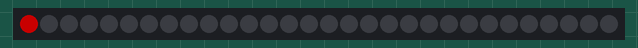
This sketch was run on a simulated Arduino Uno, built with avr-gcc and run on an emulated ATmega328P. On the bench: 30 RGB LEDs in strip order, left to right. Dim RGB values are drawn brighter than linear.

Above: at 0.05 s.
At 1.06 s:
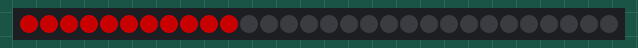
At 1.57 s:
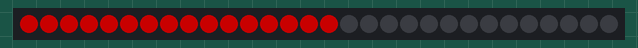
At 3.04 s:
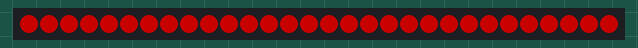
At 4.91 s:
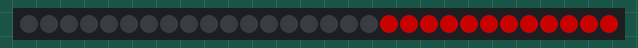
At 6.74 s:
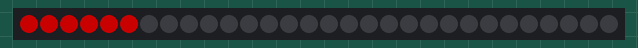

Measured:
- by itself, everything shown: repeats every 6.2 s, in 60 steps

The sketch:

nogBuildSnowflakeTest_v01.ino
```cpp
#include <Adafruit_NeoPixel.h>
#ifdef __AVR__
  #include <avr/power.h>
#endif

#define PIN 6

int numPixels = 30;
// Parameter 1 = number of pixels in strip
// Parameter 2 = Arduino pin number (most are valid)

Adafruit_NeoPixel strip = Adafruit_NeoPixel(numPixels, PIN, NEO_GRB + NEO_KHZ800);

int redLED = 100;
int blueLED = 0;
int greenLED = 0;
int pause = 100;

void setup() {
  strip.begin();
  for(uint8_t i = 0; i < numPixels; i++) {
  strip.setPixelColor(i, strip.Color(0,0,0)); // off
  }
  strip.show(); // Initialize all pixels to 'off'
}


void loop() {

  for (int i = 0; i < numPixels; i++) {
    strip.setPixelColor(i, strip.Color(redLED, greenLED, blueLED));
    strip.show();
    delay(pause);
  }

  delay(100);

  for (int i = 0; i < numPixels; i++) {
    strip.setPixelColor(i, strip.Color(0, 0, 0));
    strip.show();
    delay(pause);
  }

}


void setColor(int color) {
  if (color < 256) {
    redLED = color;
    blueLED = color;
    greenLED = color;
  }
  if (color == 666) { //red
    redLED = 255;
    blueLED = 0;
    greenLED = 0;
  }
  if (color == 667) { //yellow
    redLED = 255;
    blueLED = 0;
    greenLED = 255;
  }
  if (color == 668) { //green
    redLED = 0;
    blueLED = 0;
    greenLED = 255;
  }
  if (color == 669) { //aqua
    redLED = 0;
    blueLED = 255;
    greenLED = 255;
  }
  if (color == 670) { //blue
    redLED = 0;
    blueLED = 255;
    greenLED = 0;
  }
  if (color == 671) { //purple
    redLED = 255;
    blueLED = 255;
    greenLED = 0;
  }
}
```
